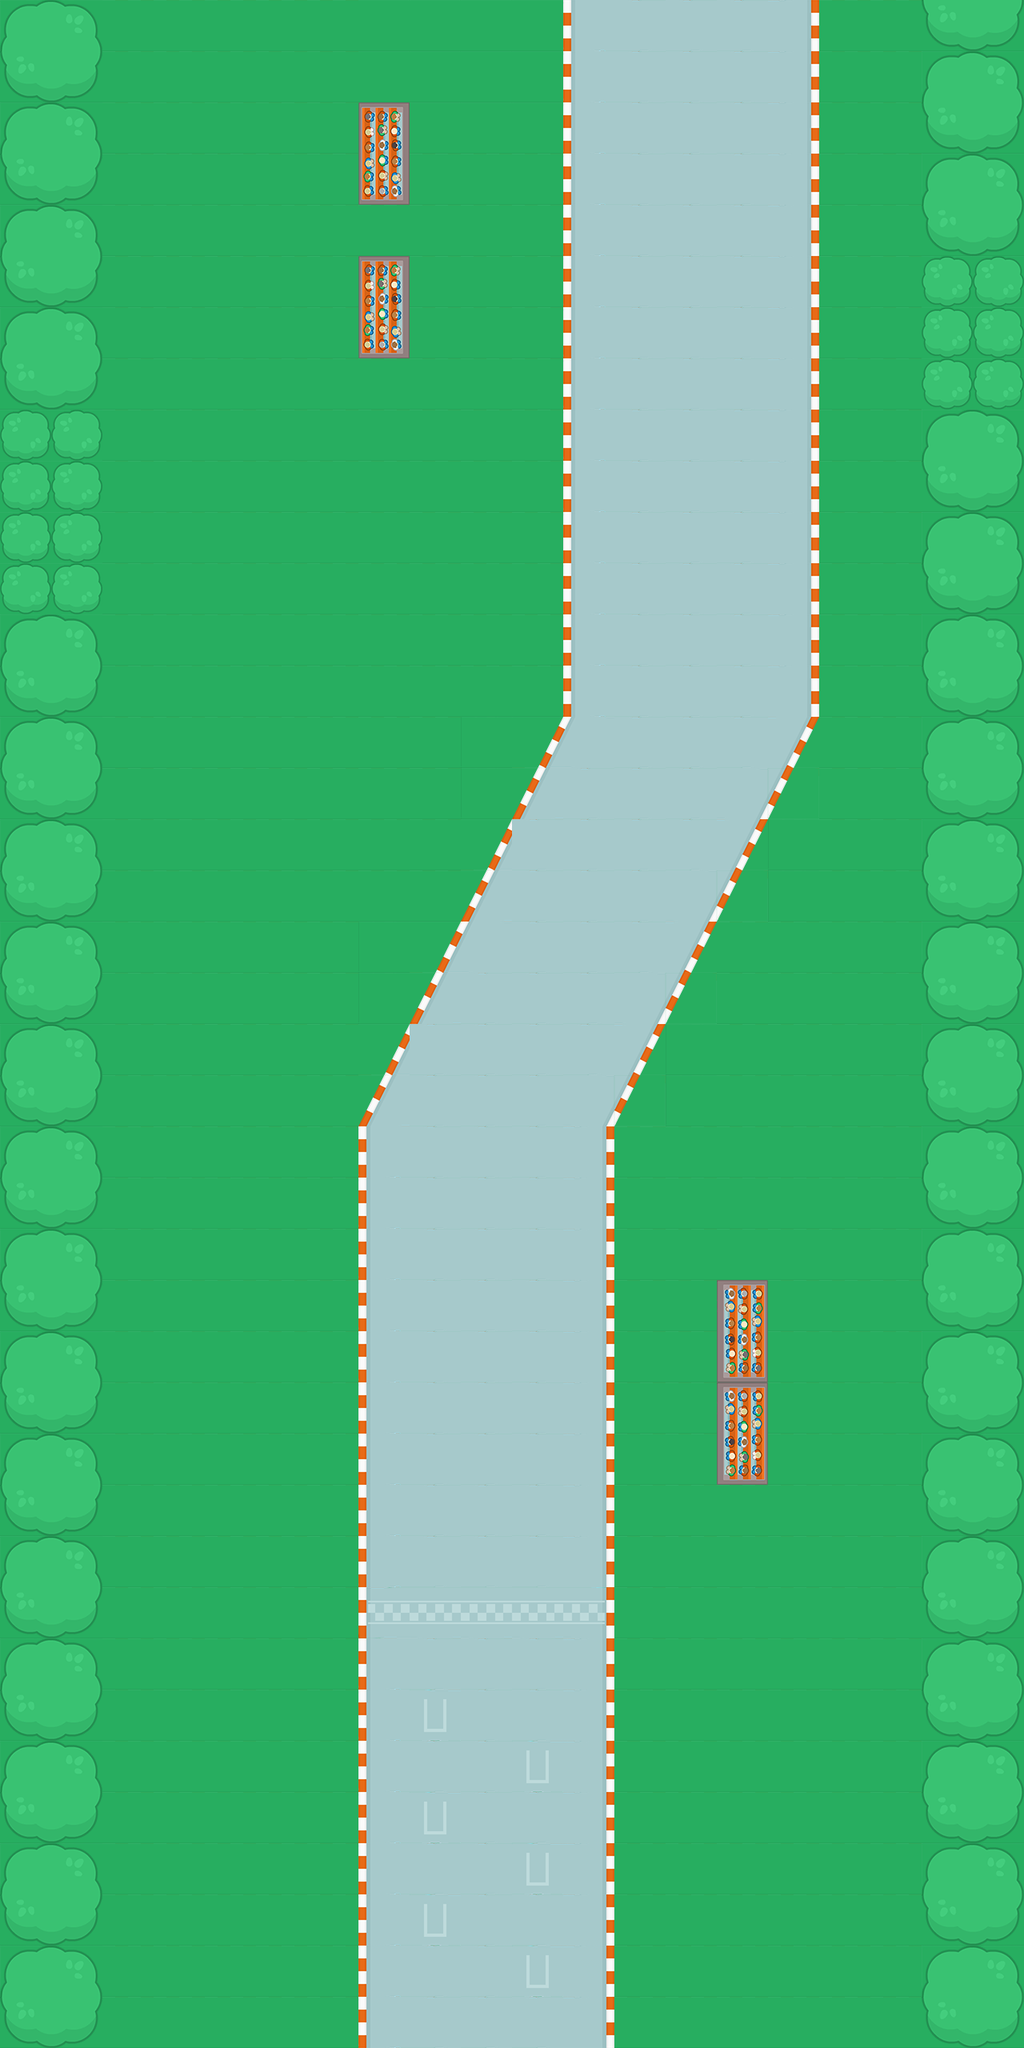

A 2D game scene composited from a Tiled map and its tileset images. What follows is a short description and the map's XML, with each tile layer's data collapsed to a summary:
An orthogonal 20x40 tile map with 64x64 px tiles, 1 tile layer (Capa de Patrones 1).

<map version="1.0" tiledversion="1.1.6" orientation="orthogonal" renderorder="right-down" width="20" height="40" tilewidth="64" tileheight="64" infinite="0" nextobjectid="1">
 <tileset firstgid="1" name="race" tilewidth="64" tileheight="64" tilecount="104" columns="8">
  <image source="race.png" width="512" height="832" />
 </tileset>
 <layer name="Capa de Patrones 1" width="20" height="40">
  <data>[800 cells, 800 non-empty, 25 distinct tile ids]</data>
 </layer>
</map>